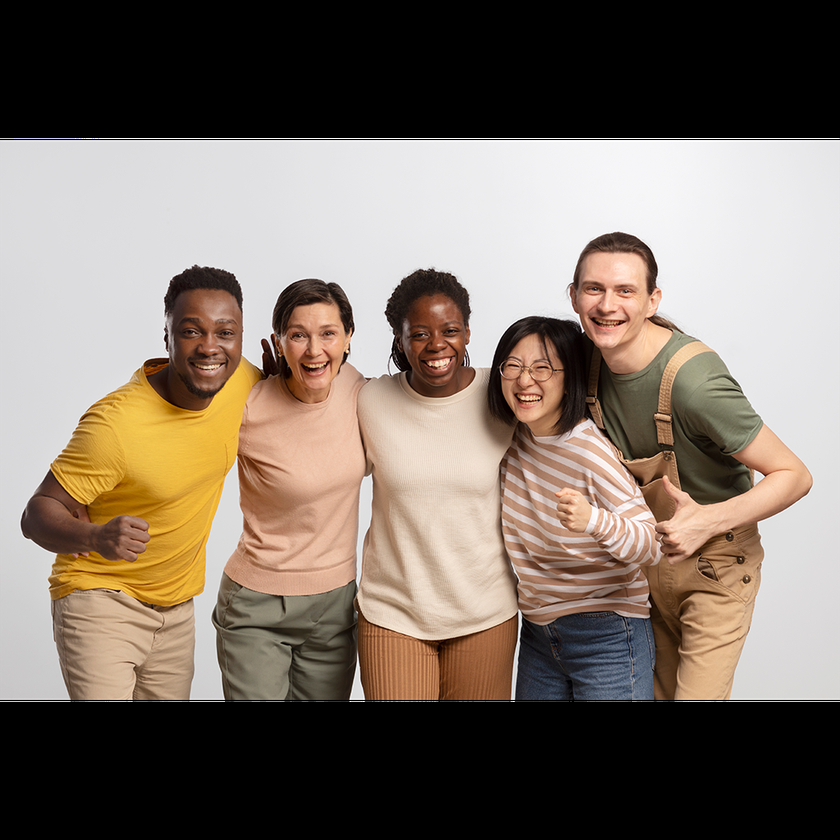
#> input picture Aula 01/BD/Imagem-7.png, 840 x 840 px, shrunk from 1024 x 1024 before the run
$ python Aula01.py
#> lines starting #> are read from the running program, lines starting #| are printed output that depends on the picture; after the words box and inside, x2 and y2 are one past the last pixel; in counts of white or black regions, pixels touching at a corner belong together
import cv2

algoritmo = cv2.CascadeClassifier('haarcascades/haarcascade_frontalface_default.xml') #Essa função serve para carregar o algoritmo padrão de reconhecimento de rostos da biblioteca open cv

imagem = cv2.imread('BD/Imagem-7.png') #Atribuindo alguma imagem presente no meu banco
#> imagem is the input picture: shape (840, 840, 3); mean B, G, R 103.4, 114, 126.3

imagemCinza = cv2.cvtColor(imagem,cv2.COLOR_BGR2GRAY) #O sistema reconhece rostos com maior facilidade se as imagens estiverem em escala de cinza
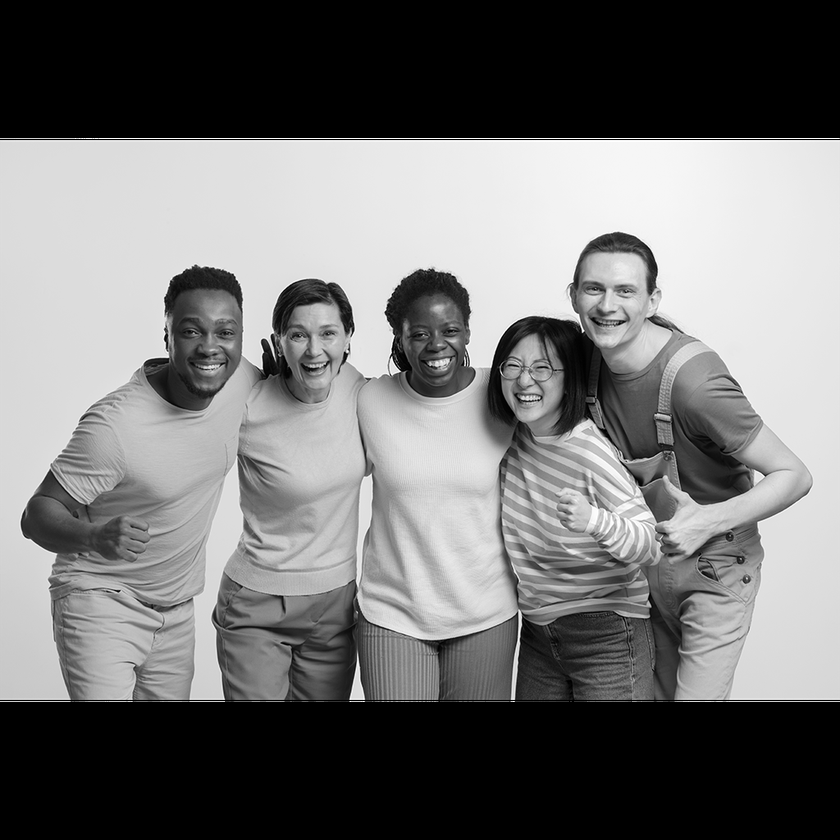
#> imagemCinza: shape (840, 840); min 0, max 255, mean 116.4

faces = algoritmo.detectMultiScale(imagemCinza) #Logo o algoritmo detecta os rostos sobre a imagem em escala de cinza
#> faces = [[568, 258, 82, 82], [276, 305, 76, 76], [495, 340, 71, 71], [591, 486, 63, 63], [401, 303, 71, 71], [167, 298, 84, 84]]

print(faces) #Essas são as coordenadas que foram geradas pelo algoritmo, em ordem elas representam o eixo x e y, largura e altura do rosto
#| [[568 258  82  82]
#|  [276 305  76  76]
#|  [495 340  71  71]
#|  [591 486  63  63]
#|  [401 303  71  71]
#|  [167 298  84  84]]

for (x,y,l,a) in faces: # x = Eixo x, Y= Eixo y, L= Largura do retângulo, A = Altura do Retângulo
    cv2.rectangle(imagem, (x,y),( x + l , y + a ),(0,255,0),1) #Os dois primeiros argumento servem para dar o endereço do retângulo, o 3 argumento define a cor do retângulo em RGB, e o quarto argumento define o grossura do retângulo
#> this loop made 6 passes
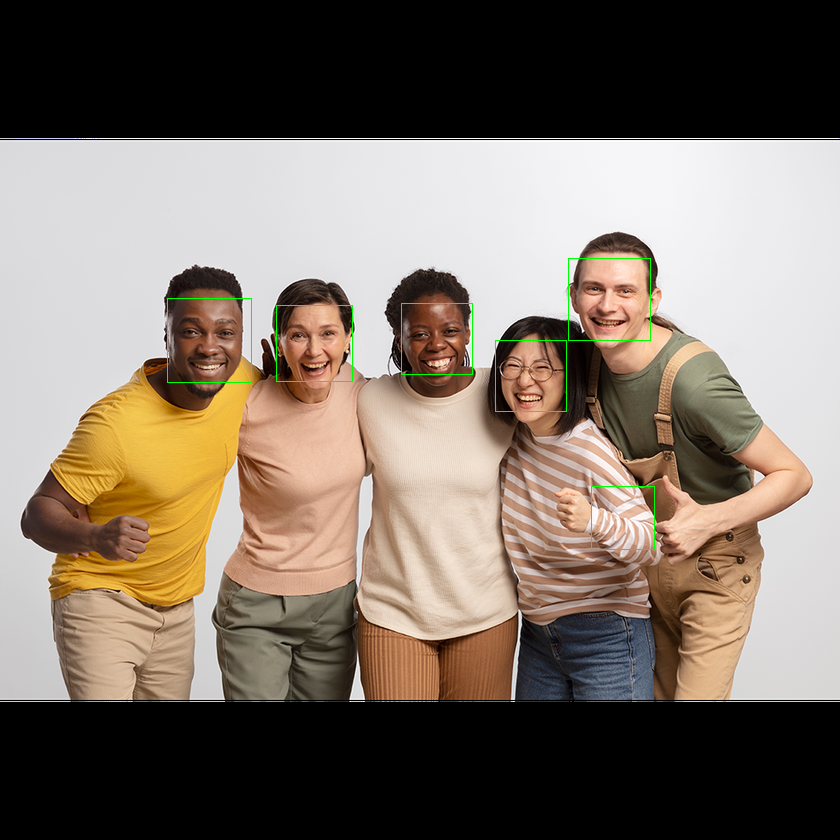
#> imagem: shape (840, 840, 3); 0.25% of pixels changed, all inside (x1, y1, x2, y2) = (167, 258, 655, 550)

cv2.imshow('Minha Imagem',imagem) #Os Desenhos são feitos por cima da variável imagem, logo a partir daqui a imagem desse endereço de memória do sistema sempre estará sobreposta com o retângulo

cv2.waitKey(0) # Espera você apertar qualquer tecla
cv2.destroyAllWindows() # Fecha a janela

$ run again, with Aula 01/BD/Foto01.jpg saved as Aula 01/BD/Imagem-7.png
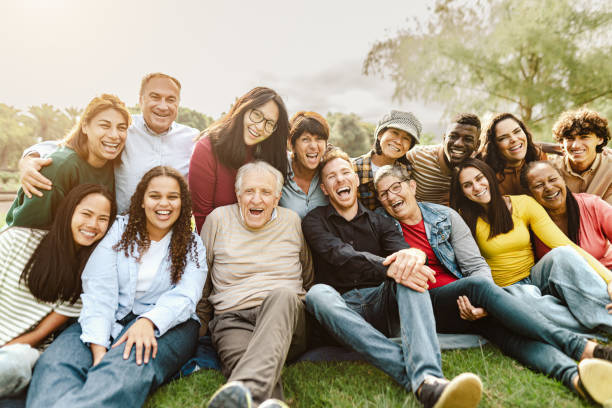
#> input picture Aula 01/BD/Foto01.jpg, 612 x 408 px
#> imagem is the input picture: shape (408, 612, 3); mean B, G, R 133.2, 153, 163
#> `imagemCinza = cv2.cvtColor(imagem,cv2.COLOR_BGR2GRAY)`:
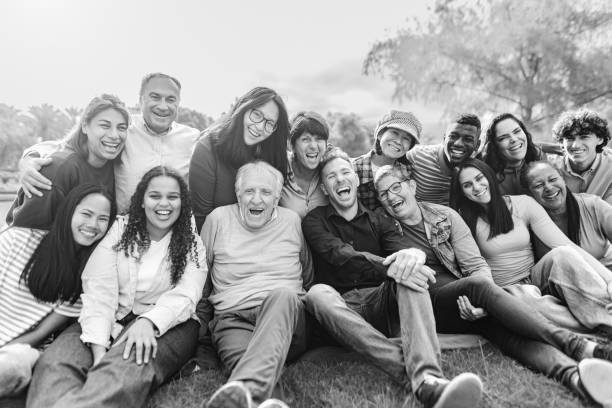
#> imagemCinza: shape (408, 612); min 0, max 255, mean 153.8
#> faces = [[293, 125, 38, 38], [320, 157, 41, 41], [232, 171, 52, 52], [138, 176, 51, 51], [69, 196, 49, 49], [138, 79, 49, 49], [86, 107, 49, 49]]
#| [[293 125  38  38]
#|  [320 157  41  41]
#|  [232 171  52  52]
#|  [138 176  51  51]
#|  [ 69 196  49  49]
#|  [138  79  49  49]
#> (further printed lines are left out)
#> the loop `for (x,y,l,a) in faces:` made 7 passes
#> after the loop `for (x,y,l,a) in faces:`:
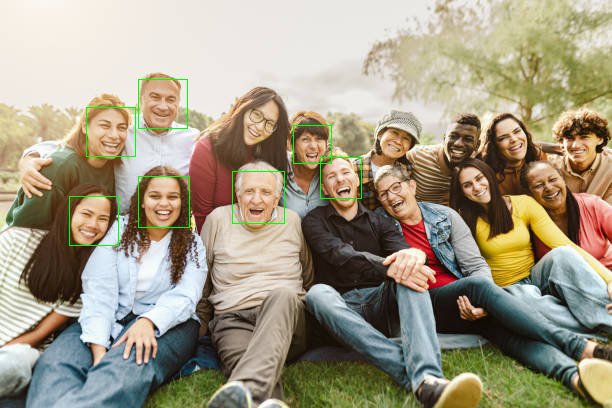
#> imagem: shape (408, 612, 3); 0.53% of pixels changed, all inside (x1, y1, x2, y2) = (69, 79, 362, 246)

$ run again, with Aula 01/BD/Imagem-3.jpg saved as Aula 01/BD/Imagem-7.png
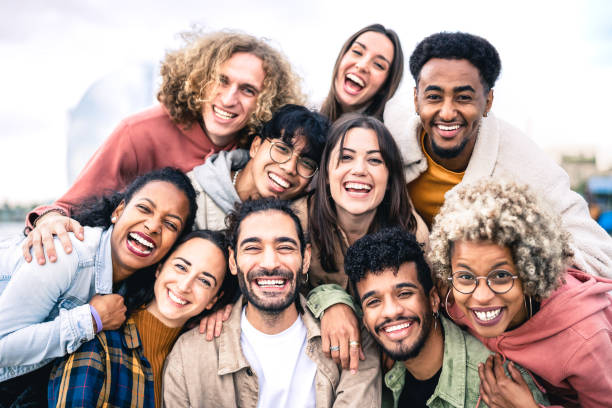
#> input picture Aula 01/BD/Imagem-3.jpg, 612 x 408 px
#> imagem is the input picture: shape (408, 612, 3); mean B, G, R 156.2, 161.2, 181.9
#> `imagemCinza = cv2.cvtColor(imagem,cv2.COLOR_BGR2GRAY)`:
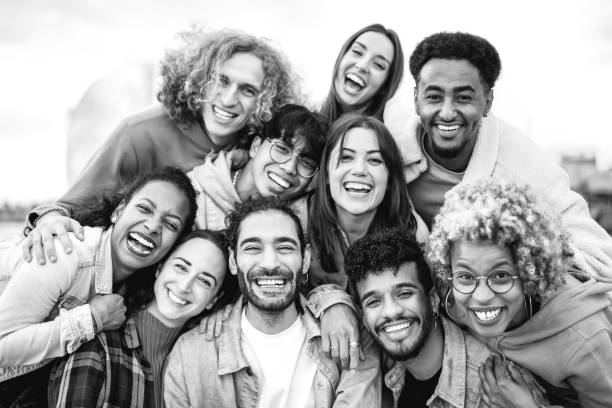
#> imagemCinza: shape (408, 612); min 0, max 255, mean 166.8
#> faces = [[323, 130, 74, 74], [196, 57, 75, 75], [123, 184, 68, 68], [288, 283, 72, 72], [401, 57, 96, 96], [224, 211, 91, 91], [440, 242, 88, 88], [348, 264, 82, 82]]
#| [[323 130  74  74]
#|  [196  57  75  75]
#|  [123 184  68  68]
#|  [288 283  72  72]
#|  [401  57  96  96]
#|  [224 211  91  91]
#> (further printed lines are left out)
#> the loop `for (x,y,l,a) in faces:` made 8 passes
#> after the loop `for (x,y,l,a) in faces:`:
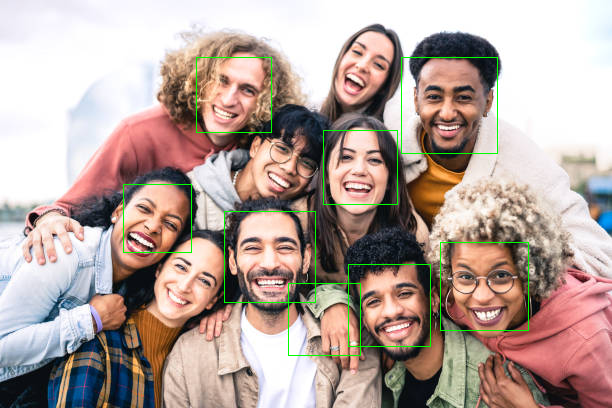
#> imagem: shape (408, 612, 3); 1.03% of pixels changed, all inside (x1, y1, x2, y2) = (123, 57, 529, 356)

$ run again, with Aula 01/BD/Imagem-4.jpg saved as Aula 01/BD/Imagem-7.png
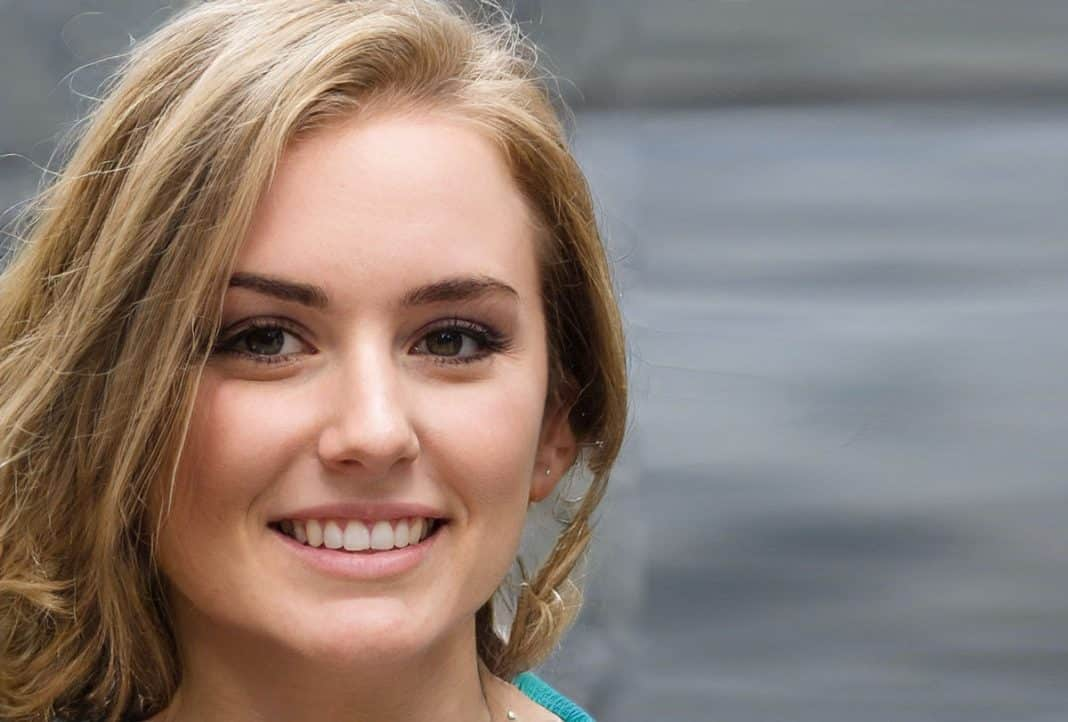
#> input picture Aula 01/BD/Imagem-4.jpg, 1068 x 722 px
#> imagem is the input picture: shape (722, 1068, 3); mean B, G, R 119.7, 127.1, 141.6
#> `imagemCinza = cv2.cvtColor(imagem,cv2.COLOR_BGR2GRAY)`:
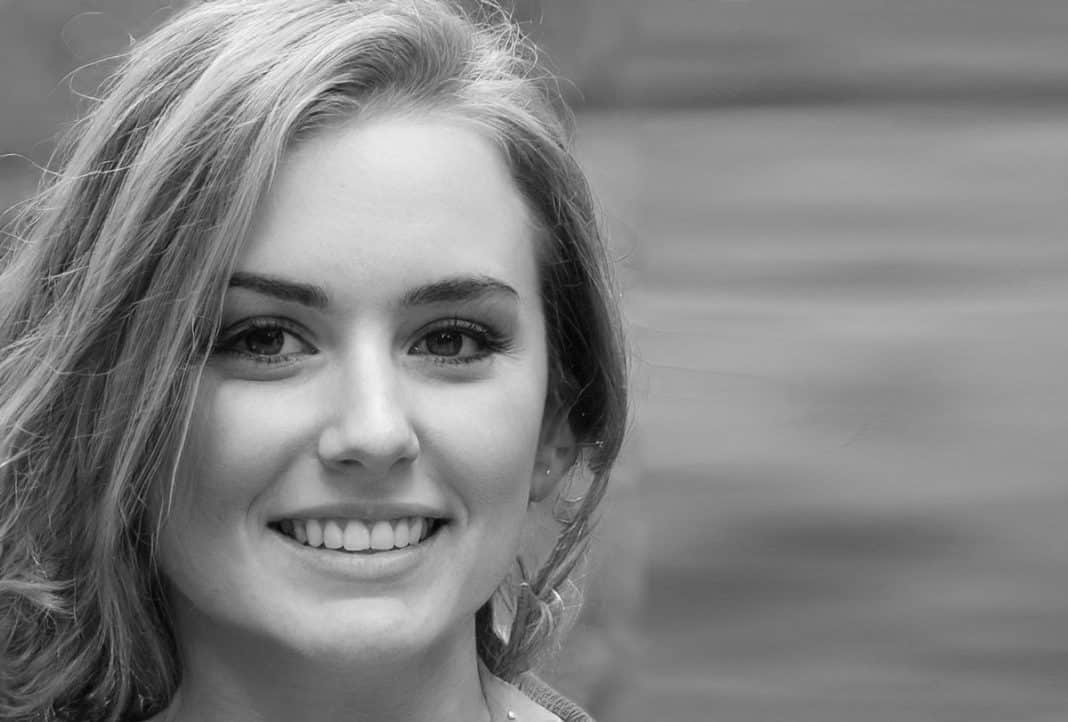
#> imagemCinza: shape (722, 1068); min 1, max 252, mean 130.6
#> faces = [[112, 139, 507, 507]]
#| [[112 139 507 507]]
#> the loop `for (x,y,l,a) in faces:` made 1 pass
#> after the loop `for (x,y,l,a) in faces:`:
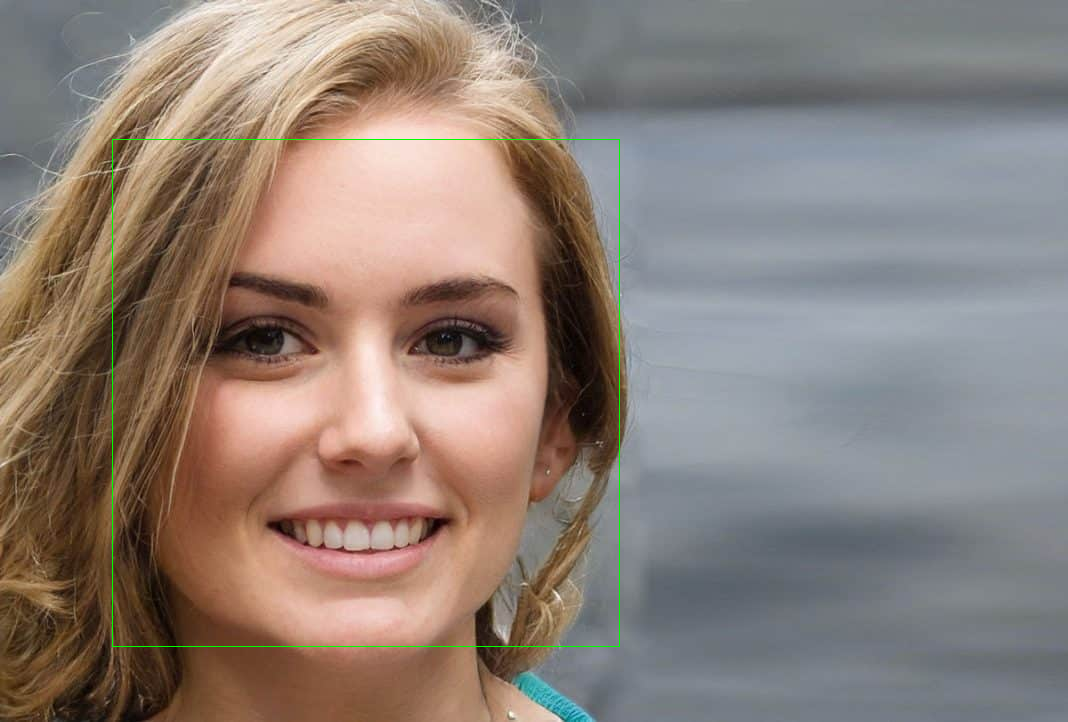
#> imagem: shape (722, 1068, 3); 0.26% of pixels changed, all inside (x1, y1, x2, y2) = (112, 139, 620, 647)
